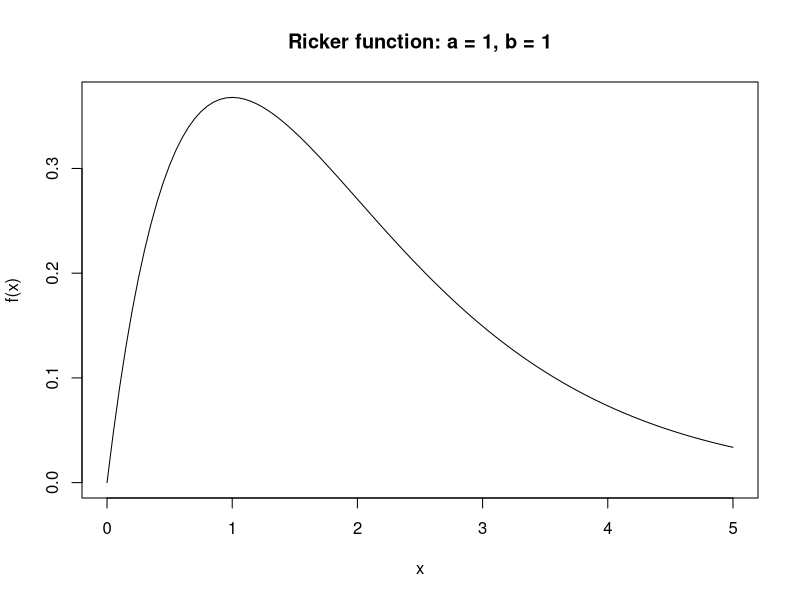
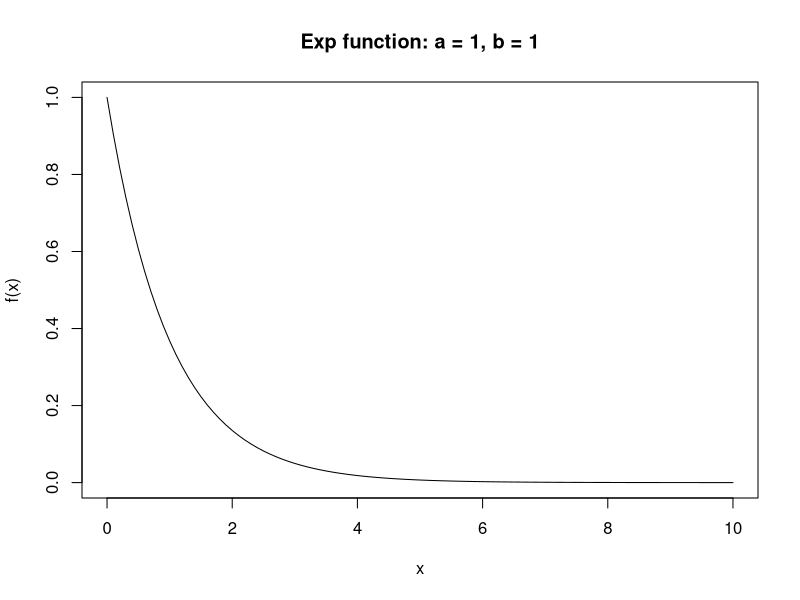
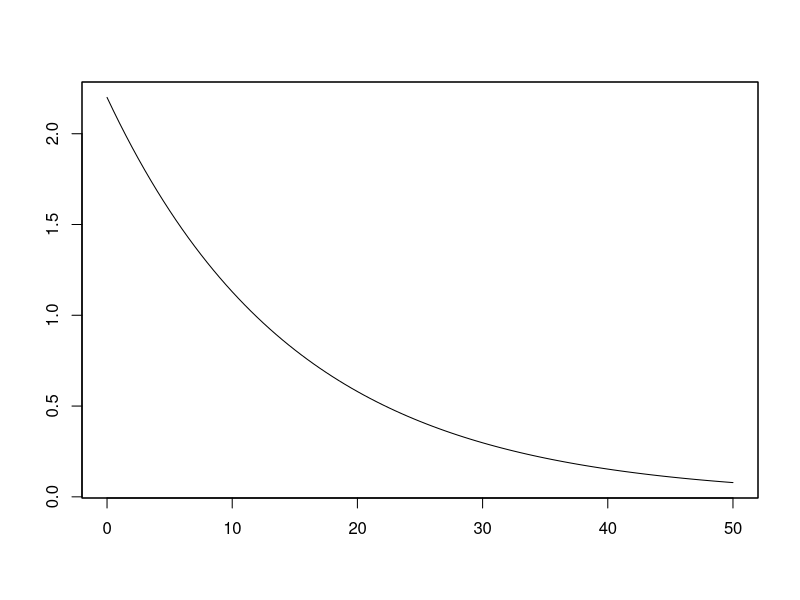
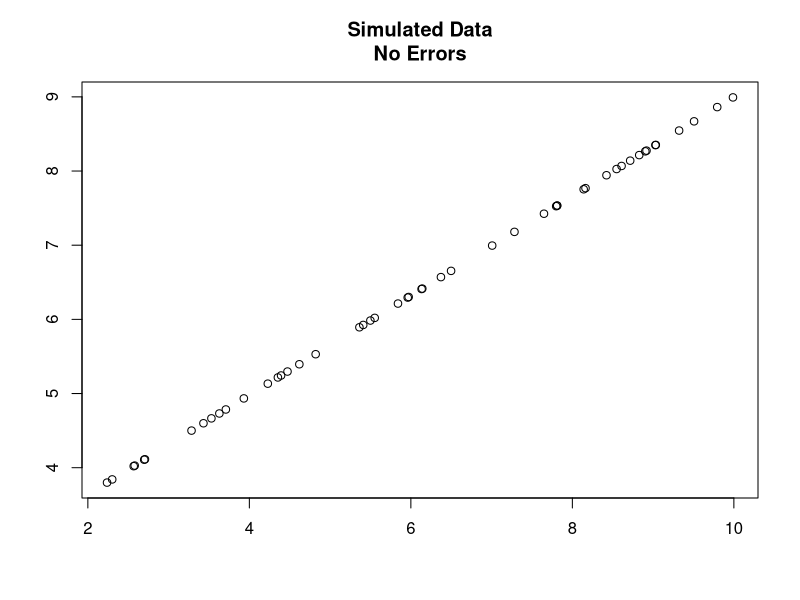
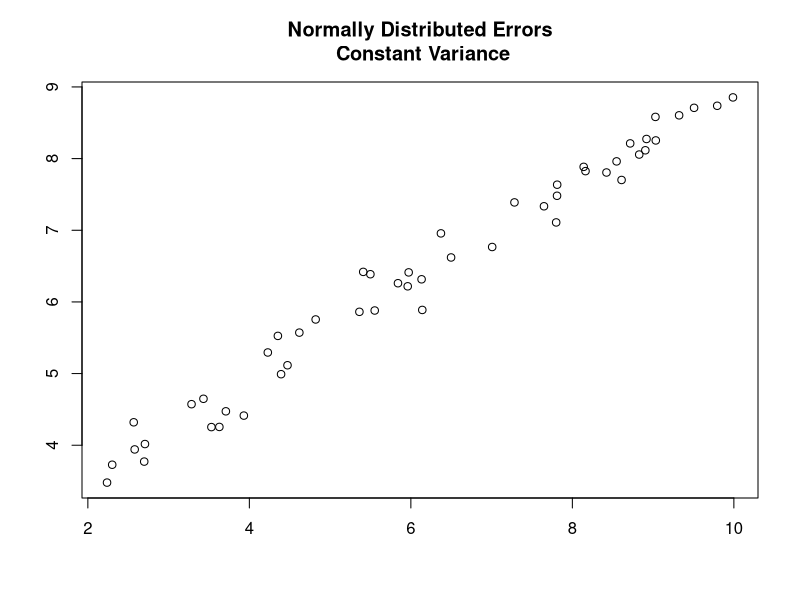
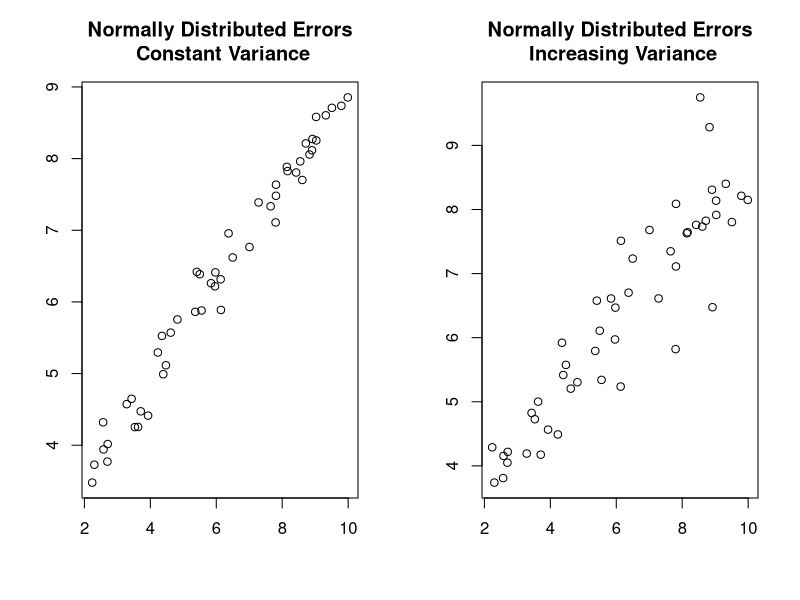
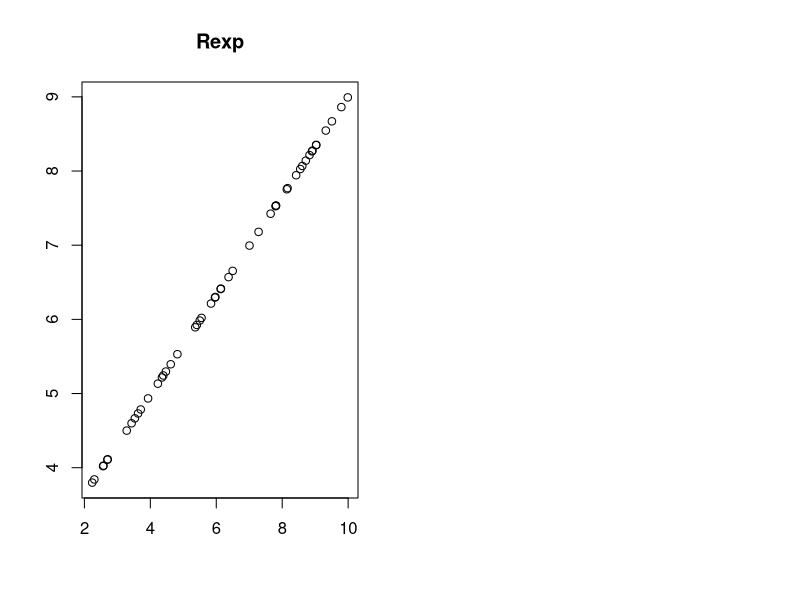

The R source for these figures, in order:
## lab 5 walk through
ricker_fun = function(x, a, b) 
{
  return(a * x * exp(-b * x))
}
curve(
  ricker_fun(x, 1, 1), 
  from = 0, to = 5, add = FALSE, 
  main = "Ricker function: a = 1, b = 1",
  ylab = "f(x)", xlab = "x")

exp_fun = function(x, a, b)
{
  return(a * exp(-b * x))
}
curve(
  exp_fun(x, 1, 1), 
  from = 0, to = 10, add = FALSE, 
  main = "Exp function: a = 1, b = 1",
  ylab = "f(x)", xlab = "x")
curve(
  exp_fun(x, 2.2, 1/15), add = FALSE, from = 0, to = 50,
  ann = FALSE, axes = TRUE, ylab = "f(x)"); box()


# Seed the RNG so we can reproduce our results
set.seed(1234567)

# Specify the x-range and number of points:
n_pts = 50
x_min = 2
x_max = 10

# Generate the x-values
x_sim = runif(n_pts, min = x_min, max = x_max)

param_intercept = 2.3
param_slope = 0.67
y_pred = param_intercept + x_sim * param_slope
plot(x_sim, y_pred, main = "Simulated Data\nNo Errors", xlab = "", ylab = "")

error_mean = 0
error_sd = 0.25

y_observed = 
  y_pred + 
  rnorm(
    n = n_pts, 
    mean = error_mean, 
    sd = error_sd)
plot(x_sim, y_observed, main = "Normally Distributed Errors\n Constant Variance", xlab = "", ylab = "")

error_mean = 0
error_sd = 0.1

y_observed_2 = 
  y_pred + 
  rnorm(
    n = n_pts, 
    mean = error_mean, 
    sd = error_sd * x_sim)

par(mfrow = c(1, 2))
plot(x_sim, y_observed, main = "Normally Distributed Errors\n Constant Variance", xlab = "", ylab = "")
plot(x_sim, y_observed_2, main = "Normally Distributed Errors\n Increasing Variance", xlab = "", ylab = "")

y_observed_3 = 
  y_pred + 
  rexp(
    n = n_pts, 
    1.2)
plot(x_sim, y_pred, main = "Rexp", xlab = "", ylab = "")
